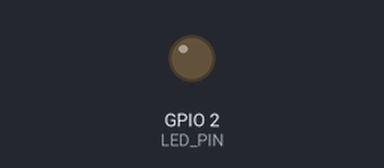
Bench run of a sketch on a simulated ESP32. On the bench: output pins drawn as LEDs (lit = HIGH). A WiFi scan finds three made-up networks.

Above: at 1.0 s.
At 34.3 s:
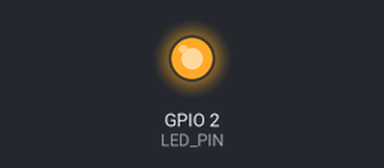
Timing chart, 0 to 41.9 s (numbered marks = the images above):
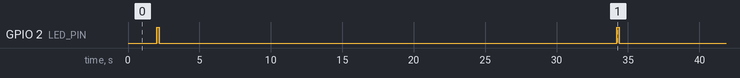

The sketch:

hairclip.ino
```cpp
#include <WiFi.h>

#define LED_PIN 2
const int threshold = -70;
const uint32_t SCAN_INTERVAL_US = 30ULL * 1000000; // 30 seconds

void setup() {
  pinMode(LED_PIN, OUTPUT);
  WiFi.mode(WIFI_STA);
  }

void loop() {
  // Scan
  int n = WiFi.scanNetworks();
  bool detected = false;
  for (int i = 0; i < n; i++) {
    if (WiFi.RSSI(i) > threshold) detected = true;
  }

    if (detected) {
    digitalWrite(LED_PIN, HIGH);
    delay(200);
    digitalWrite(LED_PIN, LOW);
  }
  delay(30000);
}
```

Measured:
- by itself, GPIO 2 (LED_PIN): alternates HIGH for 0.20 s and LOW for 32.0 s
